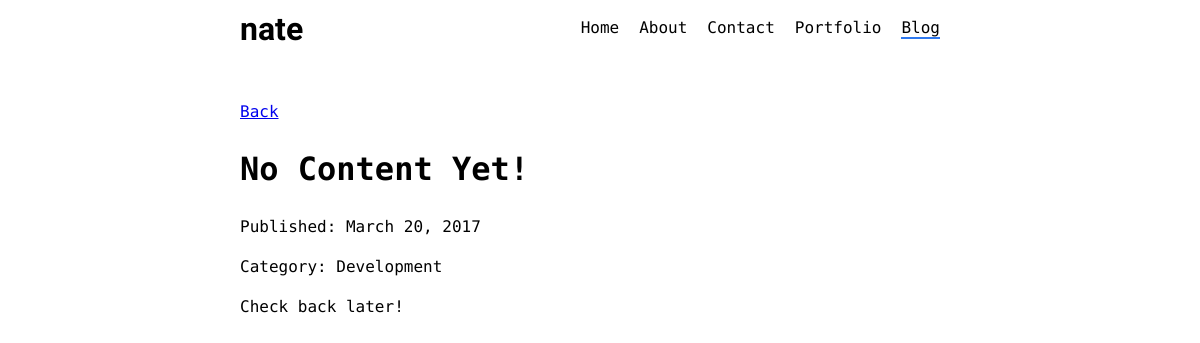
The app's page /blog/no-content-yet with its own data.
### home/models.py (models this page shows, shortened)
class Post(models.Model):
	title = models.CharField(max_length=50, unique=True)
	author = models.CharField(max_length=50)
	content = models.TextField(help_text="<pre class='prettyprint'></pre>")
	published = models.DateTimeField()
	slug = models.SlugField(max_length=100, unique=True, blank=True)
	category = models.ForeignKey('home.Category')

class Category(models.Model):
	title = models.CharField(max_length=100, unique=True)
	slug = models.SlugField(max_length=100, unique=True, blank=True)
	def __str__(self):
		return self.title

### home/views.py (the view)
# urls.py: url(r'^blog/(?P<slug>[a-zA-Z0-9._-]+$)', views.BlogDetailView)
def BlogDetailView(request, slug):
	post = Post.objects.get(slug = slug)
	context = { 'post': post }
	return render(request, "home/blogdetail.html", context)

### home/templates/home/blogdetail.html (shortened to what this page needs)
{% extends 'home/base.html' %}
{% block content %}
<div class="container">
<a href="/blog">Back</a>
<h1>{{ post.title }}</h1>
<p>Published: {{ post.published|date }}</p>
<p>Category: {{ post.category }} </p>
<p>{{ post.content|safe }}</p>
</div>
{% endblock %}

### home/static/css/home.css (style rules this page uses)
* { box-sizing: border-box; padding: 0; font-family: 'Source Code Pro', monospace; }
html { box-sizing: border-box; }
*, *:before, *:after { box-sizing: inherit; }
body { line-height: 1.5; background-color: white; color: black; margin: 0; }
.container { padding-left: 20%; width: 80%; }
@media (min-width: 768px) { .container { width: 750px; } }
@media (min-width: 992px) { .container { width: 970px; } }
@media (min-width: 1200px) { .container { width: 80%; } }

### home/static/css/devtemplate.css (style rules this page uses)
body { font-family:'Lato', sans-serif;font-size:16px }

### records on screen
Post: title "No Content Yet!", published "March 20, 2017", category "Development", content "Check back later!"
